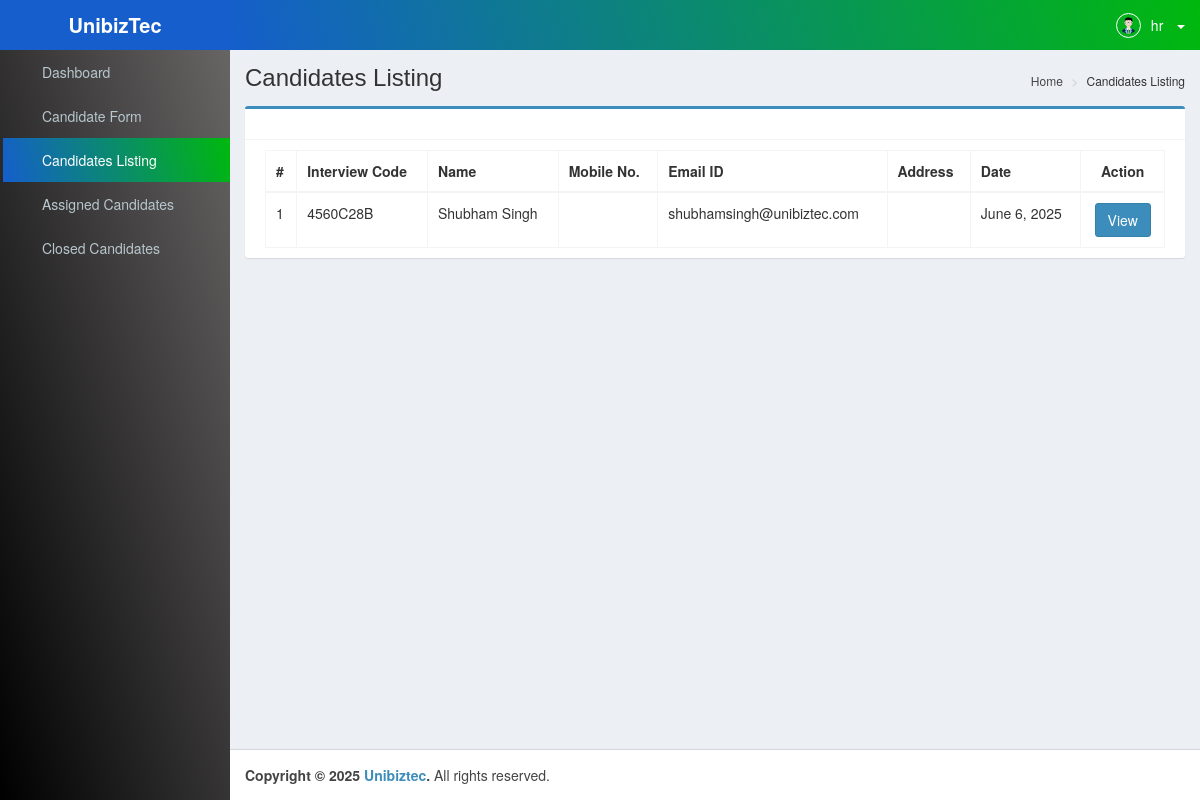
/candidates-listing/ (signed in), run on the app's committed database.
### hrmsApp/models.py (models this page shows, shortened)
class Candidate(models.Model):
    token=models.CharField(max_length=15)
    dept_id=models.ForeignKey(Department,on_delete=models.CASCADE,related_name='candidate')
    apply_for=models.ForeignKey(JobRole, on_delete=models.CASCADE, related_name='candidates')
    int_date=models.DateField(default=date.today)
    referred=models.CharField(max_length=50)
    emp_name=models.CharField(max_length=70,null=True,blank=True)
    emp_id=models.CharField(max_length=30,null=True,blank=True)
    source=models.CharField(max_length=30,null=True,blank=True)
    location=models.CharField(max_length=50)
    shift=models.CharField(max_length=30)
    r_shift=models.CharField(max_length=30)
    name=models.CharField(max_length=70)
    father_name=models.CharField(max_length=70,null=True,blank=True)
    mobile=models.CharField(max_length=30,null=True,blank=True)
    email=models.EmailField(unique=True,null=True,blank=True)
    dob=models.DateField(null=True,blank=True)
    gender=models.CharField(max_length=30,null=True,blank=True)
    address=models.CharField(max_length=100,null=True,blank=True)
    designation=models.CharField(max_length=100,null=True,blank=True)
    salary=models.CharField(max_length=100,null=True,blank=True)
    doj=models.DateField(null=True,blank=True)
    reporting_time=models.CharField(max_length=100,null=True,blank=True)
    bgv_link=models.IntegerField(default=0)
    bgv_sent_on=models.DateField(null=True,blank=True)
    bgv_received_on=models.DateField(null=True,blank=True)
    doc_link=models.IntegerField(default=0)
    cand_status=models.IntegerField(default=0,help_text="0=>In Process | 1=>Rejected | 2=>On board")
    status=models.IntegerField(default=1)
    created_at = models.DateTimeField(auto_now_add=True)
    updated_at = models.DateTimeField(auto_now=True)

### hrmsApp/views.py (the view)
# urls.py: path('candidates-listing/',views.candidate_listing,name="candidates_listing"),
def candidate_listing(request):
    data = Candidate.objects.all().order_by('-id')
    return render(request, 'pages/candidate-list.html',{'data':data})

### hrmsApp/context_processors.py (called while the page is built)
def current_year(request):
    return {'current_year': datetime.datetime.now().year}

### hrmsApp/templates/pages/candidate-list.html (shortened to what this page needs)
{% extends 'layouts/base.html' %}
{% block content %}
{% load custom_tags %}
<div class="content-wrapper">
    <section class="content-header">
        <h1>
            Candidates Listing
        </h1>
        <ol class="breadcrumb">
            <li>
                <a href="{% url 'dashboard' %}"><i class="fa fa-dashboard"></i> Home</a>
            </li>
            <li>Candidates Listing</li>
        </ol>
    </section>
    <section class="content">
        <div class="row">
            <div class="col-md-12">
                <div class="box box-primary">
                    <div class="box-header with-border">
                    </div>
                        <div class="box-body">
                            <table id="can_table" class="table table-bordered table-hover">
                                <thead>
                                    <tr>
                                        <th>#</th>
                                        <th>Interview Code</th>
                                        <th>Name</th>
                                        <th>Mobile No.</th>
                                        <th>Email ID</th>
                                        <th>Address</th>
                                        <th>Date</th>
                                        <th>
                                            <center>Action</center>
                                        </th>
                                    </tr>
                                </thead>
                                <tbody>
                                    {% for d in data %}
                                    <tr>
                                        <td>{{ forloop.counter }}</td>
                                        <td>{{d.token}}</td>
                                        <td>{{d.name}}</td>
                                        <td>{{d.mobile}}</td>
                                        <td>{{d.email}}</td>
                                        <td>{{d.address|default:''}}</td>
                                        <td>{{d.int_date}}</td>
                                        <td>
                                            <center>
                                                <a class="btn btn-primary" href="{% url 'candidate_info' token=d.token %}">View</a>
                                            </center>
                                        </td>
                                    </tr>
                                    {% endfor %}
                                </tbody>
                            </table>
                        </div>
                </div>
            </div>
        </div>
    </section>
</div>
{% endblock content %}

### hrmsApp/templates/layouts/base.html (shortened to what this page needs)
<!DOCTYPE html>
<html>
<head>
  {% load static %}
  <link rel="stylesheet" type="text/css" href="{% static 'css/bootstrap.css' %}" />
  <link rel="stylesheet" type="text/css" href="{% static 'css/font-awesome.css' %}" />
  <link rel="stylesheet" type="text/css" href="{% static 'css/ionicons.css' %}" />
  <link rel="stylesheet" type="text/css" href="{% static 'css/AdminLTE.css' %}" />
  <link rel="stylesheet" type="text/css" href="{% static 'css/all-skins.css' %}" />
  <link rel="stylesheet" type="text/css" href="{% static 'css/bootstrap-timepicker.min.css' %}" />
  <link rel="stylesheet" type="text/css" href="{% static 'css/bootstrap-datepicker.css' %}" />
  <link rel="stylesheet" type="text/css" href="{% static 'css/dataTables.bootstrap.css' %}">
  <link rel="stylesheet" type="text/css" href="{% static 'css/switchery.min.css' %}" rel="stylesheet" />
  <link rel="stylesheet" type="text/css" href="https://cdn.datatables.net/buttons/1.6.5/css/buttons.dataTables.min.css" rel="stylesheet" />
  <link href="{% static 'css/toastr.min.css' %}" rel="stylesheet">
</head>
<body class="hold-transition skin-blue sidebar-mini">
  <div class="wrapper">
    <header class="main-header">
      <a href="{% url 'dashboard' %}" class="logo">
        <span class="logo-lg"><b>UnibizTec</b></span>
      </a>
      <nav class="navbar navbar-static-top" role="navigation">
        <a href="#" class="sidebar-toggle" data-toggle="push-menu" role="button">
        </a>
        <div class="navbar-custom-menu">
          <ul class="nav navbar-nav">
            <li class="dropdown user user-menu">
              <ul class="nav navbar-nav navbar-left">
                <li class="dropdown user user-menu">
                  <a href="#" class="dropdown-toggle" data-toggle="dropdown">
                    <img src="{% static 'images/avatar.png' %}" class="user-image" alt="Administrator">
                    <span class="hidden-xs">{{request.user}}</span>
                    &nbsp; <span class="caret"></span>
                  </a>
                </li>
                <li>
                  <a href="javascript:void(0);" data-toggle="control-sidebar"></a>
                </li>
               </ul>
            </li>
          </ul>
        </div>
      </nav>
    </header>
    {% include "includes/sidebar.html" %}
    {% block content %} {% endblock content %}
    <footer class="main-footer">
        <strong>Copyright &copy; {% now "Y" %} <a href="{% url 'login' %}" target="_blank">Unibiztec</a>.</strong> All rights reserved.
      </footer>
    </div>
  </body>
  </html>

### hrmsApp/static/css/all-skins.css (style rules this page uses)
.skin-blue .main-header .navbar { background: transparent linear-gradient(254deg, #00B80D 0%, #155ECC 100%) 0% 0% no-repeat padding-box; }
.skin-blue .main-header .navbar .nav > li > a { color: #ffffff; }
.skin-blue .main-header .navbar .sidebar-toggle { color: #ffffff; }
.skin-blue .main-header .navbar .sidebar-toggle { color: #fff; }
.skin-blue .main-header .logo { background: transparent linear-gradient(254deg, #155ECC 0%, #155ECC 100%) 0% 0% no-repeat padding-box; color: #ffffff; border-bottom: 0 solid transparent; }
.skin-blue .content-header { background: transparent; }
.skin-blue .wrapper, .skin-blue .main-sidebar, .skin-blue .left-side { background: transparent linear-gradient(254deg, #6b6868 0%, #000000 100%) 0% 0% no-repeat padding-box; }

### hrmsApp/templates/layouts/base.html (style rules this page uses)
li.dropdown.user.user-menu { float: right; }

### data on the page
Candidate: token "4560C28B", name "Shubham Singh", email "shubhamsingh@unibiztec.com", int_date "June 6, 2025"

### other printed values
{{ request.user }} "hr"
